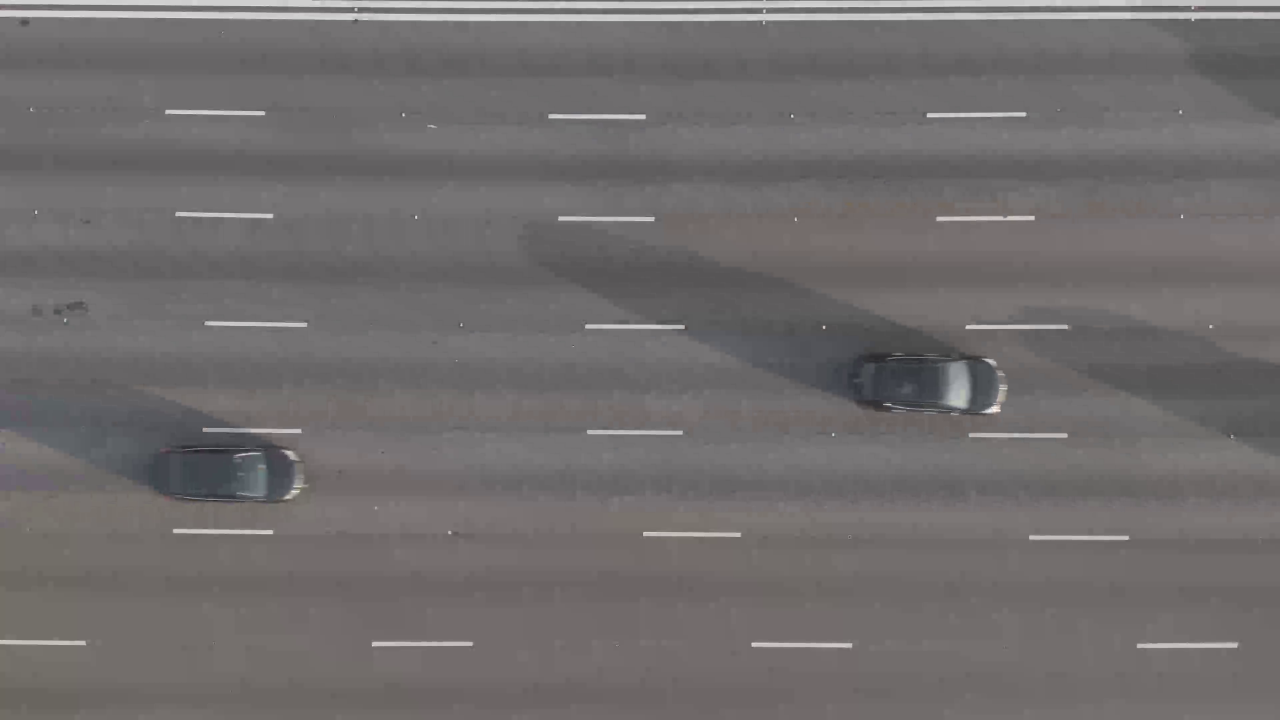
#> input picture frame 53 of street_camera.mp4, 3840 x 2160 px (shown at 1/3 size)
$ python main.py
#> lines starting #> are read from the running program, lines starting #| are printed output that depends on the picture; after the words box and inside, x2 and y2 are one past the last pixel; in counts of white or black regions, pixels touching at a corner belong together
#> further down, frame is the input picture: shape (2160, 3840, 3); mean B, G, R 109, 108.9, 112.3
"""
Motion Detection using Background Subtraction
This script captures live video from a webcam and detects moving objects
using the MOG2 background subtraction algorithm.
"""

import cv2 as cv

# Initialize video capture from default webcam (camera index 0)
cap = cv.VideoCapture('street_camera.mp4')

# Create background subtractor using MOG2 algorithm
# MOG2 (Mixture of Gaussians) is effective for dynamic background subtraction
backSub = cv.createBackgroundSubtractorMOG2()


def rescale_frame(frame, percent=20):
    """
    Resize frame to specified percentage of original dimensions.

    Parameters:
    frame (numpy.ndarray): Input video frame
    percent (int): Percentage to scale the frame (default: 60%)

    Returns:
    numpy.ndarray: Resized frame
    """
#> called with percent = 20
    width = int(frame.shape[1] * percent / 100)
#> width = 768
    height = int(frame.shape[0] * percent / 100)
#> height = 432
    dim = (width, height)
#> dim = (768, 432)
    return cv.resize(frame, dim, interpolation=cv.INTER_AREA)
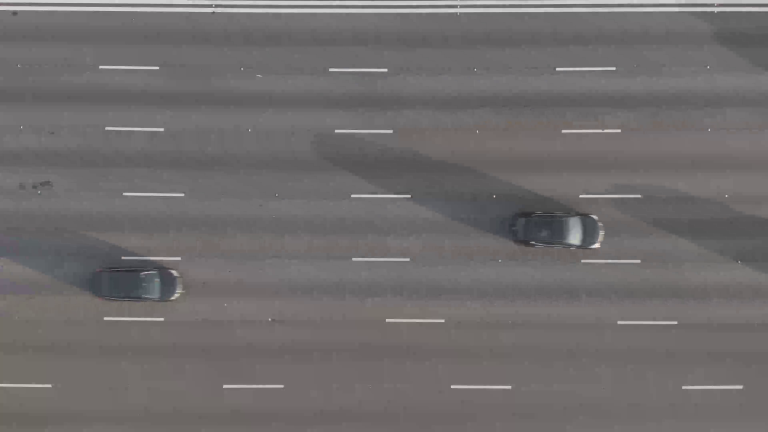
#> returned value: shape (432, 768, 3); mean of channels 0, 1, 2 109, 108.9, 112.3; drawn as B, G, R


# Main processing loop
while True:
    # Read frame from camera
    ret, frame = cap.read()
    if not ret:
        print('Video is unavailable!')
        break

    # Resize frame for faster processing
    resized_frame = rescale_frame(frame)

    # Apply background subtraction to get foreground mask
    # The mask will be white where motion is detected, black for background
    fg_mask = backSub.apply(resized_frame)
#> fg_mask: shape (432, 768); every value is 127

    # Apply Gaussian blur to reduce noise in the foreground mask
    # Kernel size (9,9) determines the amount of smoothing
    fg_mask = cv.GaussianBlur(fg_mask, (9, 9), 0)

    # Apply binary threshold to create a clear separation between foreground and background
    # Pixels with value > 50 become white (255), others become black (0)
    _, mask = cv.threshold(fg_mask, 50, 255, cv.THRESH_BINARY)
#> mask: shape (432, 768); every value is 255

    # Find contours in the binary mask
    # Contours are curves joining continuous points along boundaries
    contours, _ = cv.findContours(mask, cv.RETR_TREE, cv.CHAIN_APPROX_SIMPLE)
#> contours = [[[0, 0], [0, 431], [767, 431], [767, 0]]]

    # Process each detected contour
    for contour in contours:
        # Filter contours by area to avoid detecting small noise as motion
        if cv.contourArea(contour) > 3000:  # Minimum area threshold
            # Get bounding rectangle coordinates for the contour
            (x, y, w, h) = cv.boundingRect(contour)

            # Draw a rectangle around the detected motion area
            # The rectangle is drawn with an offset to highlight a specific region
            cv.rectangle(resized_frame,
                         (x + w - 100, y + h - 50),  # Top-left corner (with offset)
                         (x + w, y + h),  # Bottom-right corner
                         (0, 0, 155),  # Color (dark blue in BGR format)
                         2)  # Thickness
#> this loop made 1 pass
#> (contour, x, y, w, h) on pass 1: ([[0, 0], [0, 431], [767, 431], [767, 0]], 0, 0, 768, 432)
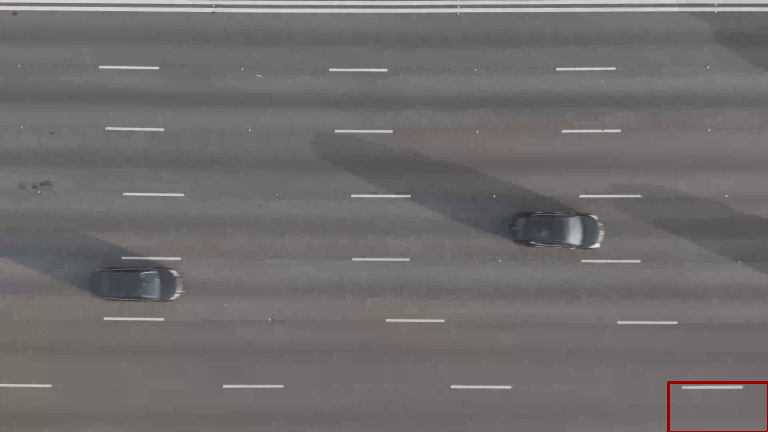
#> resized_frame: shape (432, 768, 3); 0.18% of pixels changed, all inside (x1, y1, x2, y2) = (667, 381, 768, 432)

    # Display the processed frame with motion detection overlay
    cv.imshow('Motion Detection', resized_frame)

    # Check for key press
    key = cv.waitKey(5)
#> (key Esc is pressed here)
    if key == 27:  # ESC key (ASCII code 27) to exit
        break

# Release resources
cap.release()
cv.destroyAllWindows()

$ run again, starting later in the video
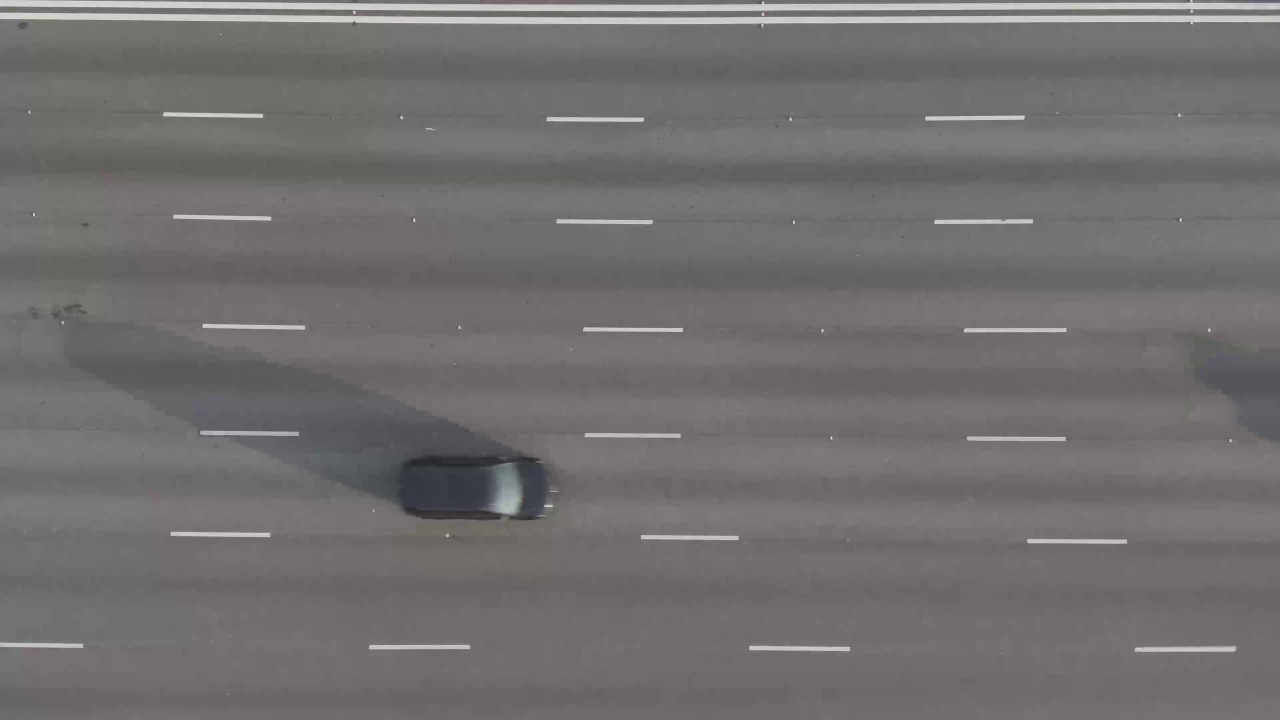
#> input picture frame 241 of street_camera.mp4, 3840 x 2160 px (shown at 1/3 size)
#> frame is the input picture: shape (2160, 3840, 3); mean B, G, R 110.3, 110.8, 113.9
#> in rescale_frame, `return cv.resize(frame, dim, interpolation=cv.INTER_AREA)`:
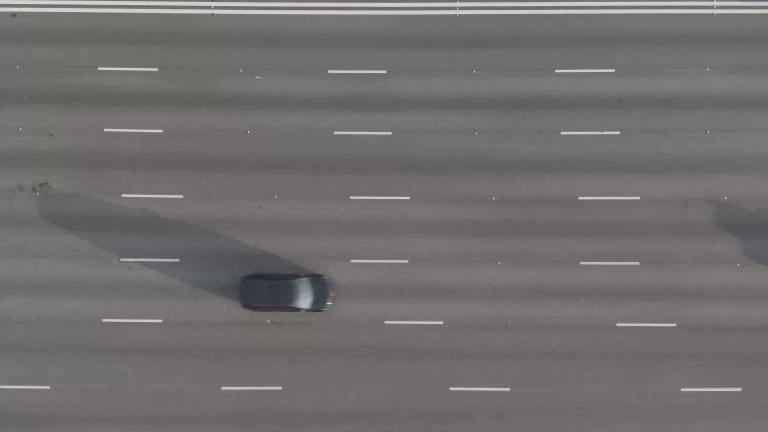
#> returned value: shape (432, 768, 3); mean of channels 0, 1, 2 110.3, 110.8, 113.9; drawn as B, G, R
#> fg_mask: shape (432, 768); every value is 127
#> mask: shape (432, 768); every value is 255
#> contours = [[[0, 0], [0, 431], [767, 431], [767, 0]]]
#> the loop `for contour in contours:` made 1 pass
#> (contour, x, y, w, h) on pass 1: ([[0, 0], [0, 431], [767, 431], [767, 0]], 0, 0, 768, 432)
#> after the loop `for contour in contours:`:
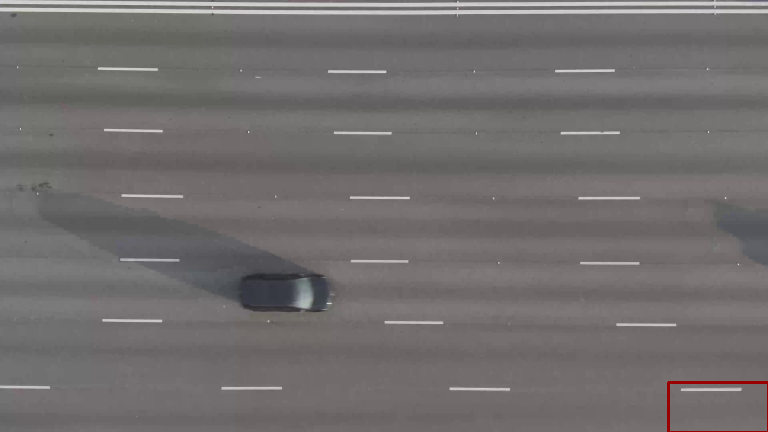
#> resized_frame: shape (432, 768, 3); 0.18% of pixels changed, all inside (x1, y1, x2, y2) = (667, 381, 768, 432)

$ run again, starting later in the video
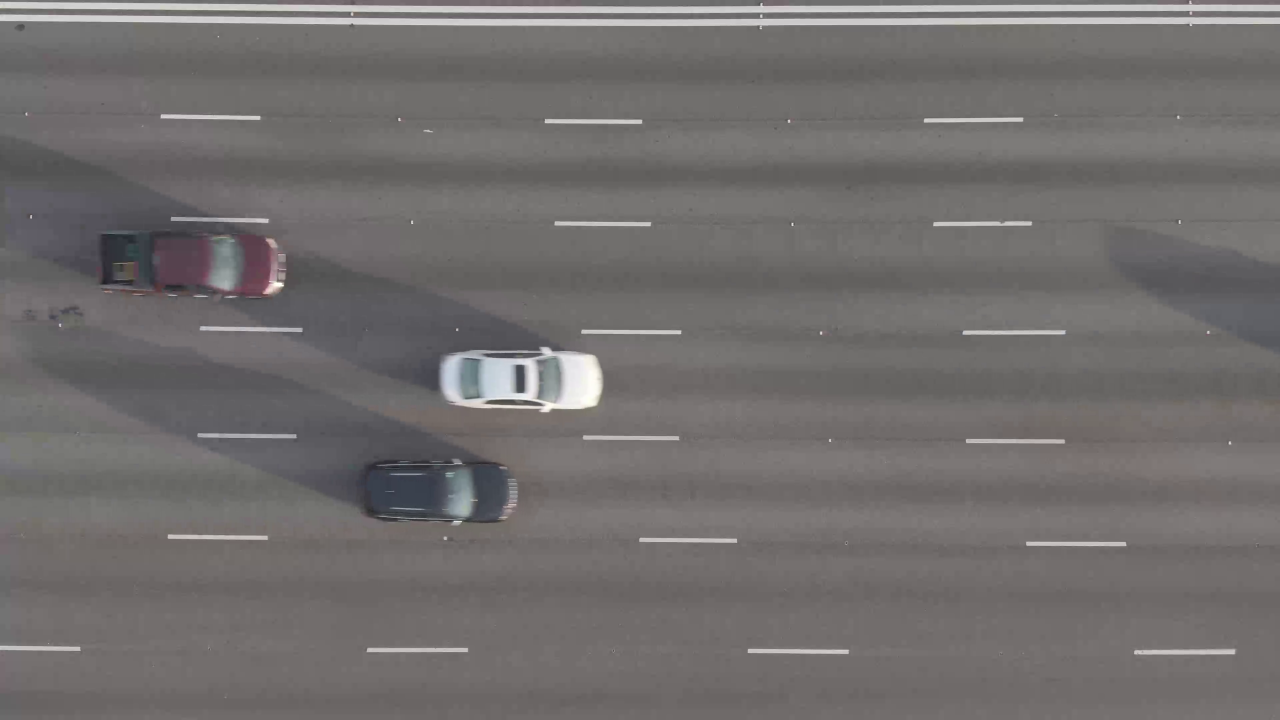
#> input picture frame 429 of street_camera.mp4, 3840 x 2160 px (shown at 1/3 size)
#> frame is the input picture: shape (2160, 3840, 3); mean B, G, R 109.3, 109.9, 113.1
#> in rescale_frame, `return cv.resize(frame, dim, interpolation=cv.INTER_AREA)`:
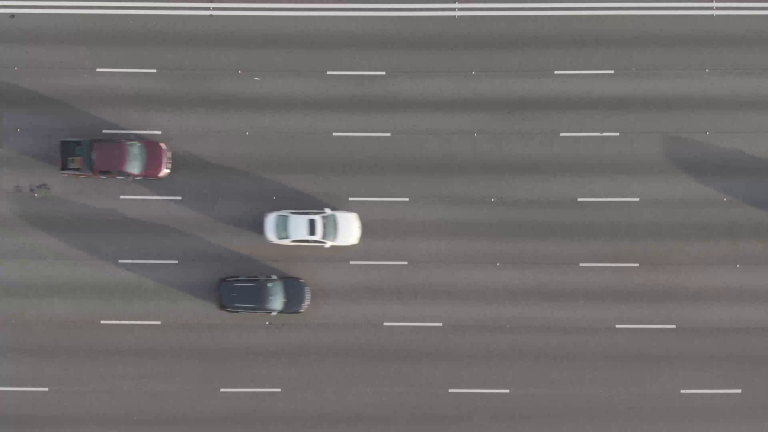
#> returned value: shape (432, 768, 3); mean of channels 0, 1, 2 109.3, 109.9, 113.1; drawn as B, G, R
#> fg_mask: shape (432, 768); every value is 127
#> mask: shape (432, 768); every value is 255
#> contours = [[[0, 0], [0, 431], [767, 431], [767, 0]]]
#> the loop `for contour in contours:` made 1 pass
#> (contour, x, y, w, h) on pass 1: ([[0, 0], [0, 431], [767, 431], [767, 0]], 0, 0, 768, 432)
#> after the loop `for contour in contours:`:
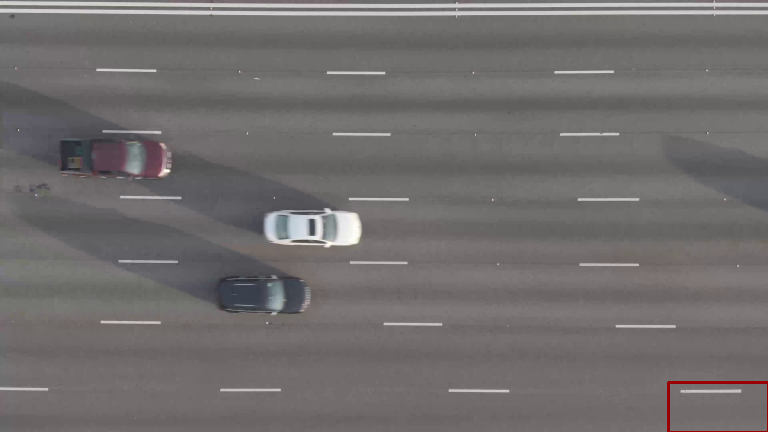
#> resized_frame: shape (432, 768, 3); 0.18% of pixels changed, all inside (x1, y1, x2, y2) = (667, 381, 768, 432)
